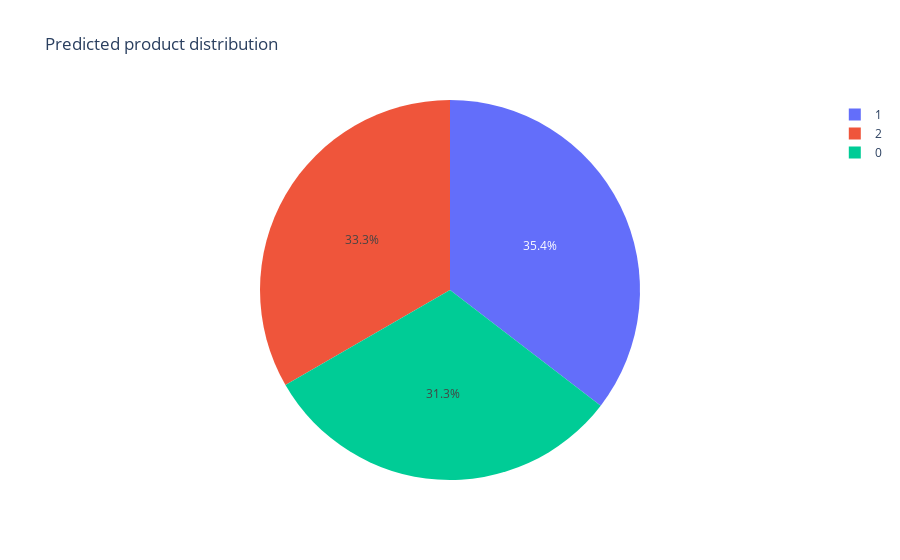

Source (notebook cell):
### Code cell
import plotly.graph_objs as go
from plotly.offline import download_plotlyjs, init_notebook_mode, plot, iplot
predictions_pdf = lr_predict.toPandas()
cumulative_stats = predictions_pdf.groupby(['prediction']).count()
product_data = [go.Pie(labels=cumulative_stats.index, values=cumulative_stats.rawPrediction)]
product_layout = go.Layout(title='Predicted product distribution')

fig = go.Figure(data=product_data, layout=product_layout)
iplot(fig)

### Figure 1 — Plotly figure (JSON) as saved in the notebook; plotly's stock layout.template omitted (floating-point values rounded to 4 significant figures)
{"data": [{"labels": [0, 1, 2], "type": "pie", "values": [15, 17, 16]}], "layout": {"title": {"text": "Predicted product distribution"}}}
